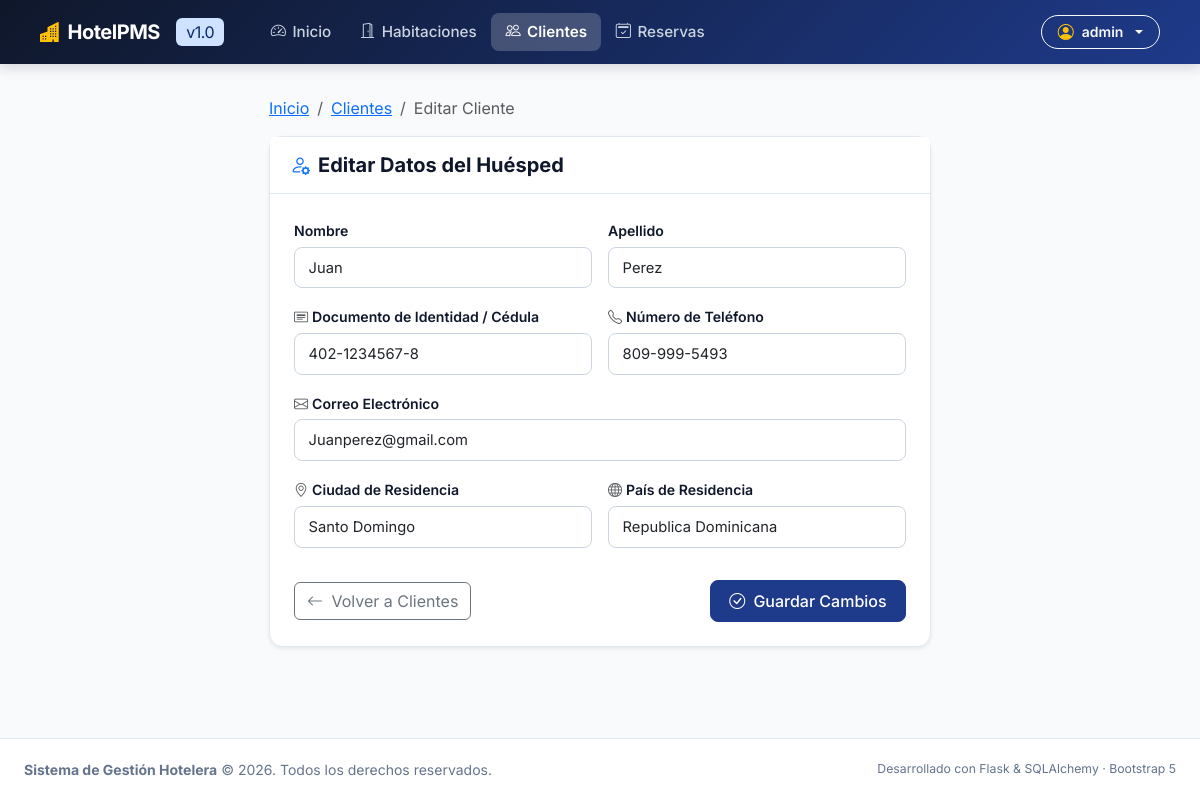
Page /clientes/editar/1 (signed in) on the committed database.
### app/models.py (models this page shows, shortened)
class Usuario(database.Model, UserMixin):
    __tablename__ = "usuarios"
    id: Mapped[int] = mapped_column(primary_key=True)
    username: Mapped[str] = mapped_column(String(50), unique=True, index=True)
    email: Mapped[str] = mapped_column(String(120), unique=True, index=True)
    password_hash: Mapped[str] = mapped_column(String(255))
    nombre_completo: Mapped[str | None] = mapped_column(String(100), default=None)
    rol: Mapped[str] = mapped_column(String(20), default="admin")
    fecha_creacion: Mapped[date] = mapped_column(default=date.today)

class Cliente(database.Model):
    __tablename__ = "clientes"
    id: Mapped[int] = mapped_column(primary_key=True)
    nombre: Mapped[str] = mapped_column(String(60))
    apellido: Mapped[str] = mapped_column(String(60))
    id_documento: Mapped[str] = mapped_column(String(30), unique=True)
    telefono: Mapped[str] = mapped_column(String(25))
    correo: Mapped[str] = mapped_column(String(120), unique=True)
    ciudad_residencia: Mapped[str | None] = mapped_column(String(80), nullable=True)
    pais_residencia: Mapped[str | None] = mapped_column(String(80), nullable=True)
    fecha_registro: Mapped[date] = mapped_column(default=date.today)

### app/routes.py (the view, shortened to what this page needs)
@aplicacion.route("/clientes/editar/<int:id>", methods=["GET", "POST"])
@login_required
def editar_cliente(id):
    cliente = Cliente.query.get_or_404(id)
    formulario = ClienteForm(obj=cliente)
    return render_template("editar_cliente.html", formulario=formulario, cliente=cliente)

### app/forms.py
class ClienteForm(FlaskForm):
    nombre = StringField("Nombre", validators=[DataRequired(message="El nombre es obligatorio.")])
    apellido = StringField("Apellido", validators=[DataRequired(message="El apellido es obligatorio.")])
    id_documento = StringField("Documento de Identidad / Cédula", validators=[DataRequired(message="El documento es obligatorio.")])
    telefono = StringField("Número de Teléfono", validators=[DataRequired(message="El teléfono es obligatorio.")])
    correo = StringField(
        "Correo Electrónico",
        validators=[
            DataRequired(message="El correo es obligatorio."),
            Email(message="Introduce un correo electrónico válido.")
        ]
    )
    ciudad_residencia = StringField("Ciudad de Residencia", validators=[Optional()])
    pais_residencia = StringField("País de Residencia", validators=[Optional()])
    enviar = SubmitField("Guardar Huésped")

### app/__init__.py (called while the page is built)
@login_manager.user_loader
def load_user(user_id: str):
    return app.models.Usuario.query.get(int(user_id))

### app/templates/editar_cliente.html (shortened to what this page needs)
{% extends "base.html" %}
{% block content %}
<div class="row justify-content-center">
    <div class="col-lg-7 col-md-9">
        <nav aria-label="breadcrumb" class="mb-3">
            <ol class="breadcrumb">
                <li class="breadcrumb-item"><a href="{{ url_for('inicio') }}">Inicio</a></li>
                <li class="breadcrumb-item"><a href="{{ url_for('clientes') }}">Clientes</a></li>
                <li class="breadcrumb-item active" aria-current="page">Editar Cliente</li>
            </ol>
        </nav>
        <div class="card card-hotel shadow-sm">
            <div class="card-header bg-white py-3">
                <h5 class="fw-bold mb-0 d-flex align-items-center gap-2">
                    <i class="bi bi-person-gear text-primary"></i>
                    <span>Editar Datos del Huésped</span>
                </h5>
            </div>
            <div class="card-body p-4">
                <form method="POST" novalidate>
                    <div class="row g-3 mb-3">
                        <div class="col-sm-6">
                            <label class="form-label" for="{{ formulario.nombre.id }}">
                                {{ formulario.nombre.label.text }}
                            </label>
                            {{ formulario.nombre(class="form-control" + (" is-invalid" if formulario.nombre.errors else "")) }}
                        </div>
                        <div class="col-sm-6">
                            <label class="form-label" for="{{ formulario.apellido.id }}">
                                {{ formulario.apellido.label.text }}
                            </label>
                            {{ formulario.apellido(class="form-control" + (" is-invalid" if formulario.apellido.errors else "")) }}
                        </div>
                    </div>
                    <div class="row g-3 mb-3">
                        <div class="col-sm-6">
                            <label class="form-label" for="{{ formulario.id_documento.id }}">
                                <i class="bi bi-card-heading text-muted me-1"></i>{{ formulario.id_documento.label.text }}
                            </label>
                            {{ formulario.id_documento(class="form-control" + (" is-invalid" if formulario.id_documento.errors else "")) }}
                        </div>
                        <div class="col-sm-6">
                            <label class="form-label" for="{{ formulario.telefono.id }}">
                                <i class="bi bi-telephone text-muted me-1"></i>{{ formulario.telefono.label.text }}
                            </label>
                            {{ formulario.telefono(class="form-control" + (" is-invalid" if formulario.telefono.errors else "")) }}
                        </div>
                    </div>
                    <div class="mb-3">
                        <label class="form-label" for="{{ formulario.correo.id }}">
                            <i class="bi bi-envelope text-muted me-1"></i>{{ formulario.correo.label.text }}
                        </label>
                        {{ formulario.correo(class="form-control" + (" is-invalid" if formulario.correo.errors else ""), type="email") }}
                    </div>
                    <div class="row g-3 mb-4">
                        <div class="col-sm-6">
                            <label class="form-label" for="{{ formulario.ciudad_residencia.id }}">
                                <i class="bi bi-geo-alt text-muted me-1"></i>{{ formulario.ciudad_residencia.label.text }}
                            </label>
                            {{ formulario.ciudad_residencia(class="form-control" + (" is-invalid" if formulario.ciudad_residencia.errors else "")) }}
                        </div>
                        <div class="col-sm-6">
                            <label class="form-label" for="{{ formulario.pais_residencia.id }}">
                                <i class="bi bi-globe text-muted me-1"></i>{{ formulario.pais_residencia.label.text }}
                            </label>
                            {{ formulario.pais_residencia(class="form-control" + (" is-invalid" if formulario.pais_residencia.errors else "")) }}
                        </div>
                    </div>
                    <div class="d-flex justify-content-between align-items-center pt-2">
                        <a href="{{ url_for('clientes') }}" class="btn btn-outline-secondary">
                            <i class="bi bi-arrow-left me-1"></i> Volver a Clientes
                        </a>
                        <button type="submit" class="btn btn-hotel-primary">
                            <i class="bi bi-check-circle me-1"></i> Guardar Cambios
                        </button>
                    </div>
                </form>
            </div>
        </div>
    </div>
</div>
{% endblock %}

### app/templates/base.html (shortened to what this page needs)
<!DOCTYPE html>
<html lang="es">
<head>
    <link href="https://cdn.jsdelivr.net/npm/bootstrap@5.3.3/dist/css/bootstrap.min.css" rel="stylesheet">
    <link rel="stylesheet" href="https://cdn.jsdelivr.net/npm/bootstrap-icons@1.11.3/font/bootstrap-icons.min.css">
    <link rel="stylesheet" href="{{ url_for('static', filename='style.css') }}">
</head>
<body>
    <nav class="navbar navbar-expand-lg navbar-dark navbar-hotel sticky-top">
        <div class="container-fluid px-lg-4">
            <a class="navbar-brand" href="{{ url_for('inicio') }}">
                <i class="bi bi-buildings-fill text-warning"></i>
                <span>HotelPMS</span>
                <span class="badge bg-primary-subtle text-primary-emphasis ms-2 fs-6 fw-normal d-none d-sm-inline">v1.0</span>
            </a>
            <div class="collapse navbar-collapse" id="navMenu">
                <ul class="navbar-nav me-auto mb-2 mb-lg-0 ms-lg-3">
                    <li class="nav-item">
                        <a class="nav-link {% if request.endpoint == 'inicio' %}active{% endif %}" href="{{ url_for('inicio') }}">
                            <i class="bi bi-speedometer2"></i> Inicio
                        </a>
                    </li>
                    <li class="nav-item">
                        <a class="nav-link {% if request.endpoint and 'habitacion' in request.endpoint %}active{% endif %}" href="{{ url_for('habitaciones') }}">
                            <i class="bi bi-door-open"></i> Habitaciones
                        </a>
                    </li>
                    <li class="nav-item">
                        <a class="nav-link {% if request.endpoint and 'cliente' in request.endpoint %}active{% endif %}" href="{{ url_for('clientes') }}">
                            <i class="bi bi-people"></i> Clientes
                        </a>
                    </li>
                    <li class="nav-item">
                        <a class="nav-link {% if request.endpoint and 'reserva' in request.endpoint %}active{% endif %}" href="{{ url_for('reservas') }}">
                            <i class="bi bi-calendar2-check"></i> Reservas
                        </a>
                    </li>
                </ul>
                <div class="d-flex align-items-center gap-2">
                    {% if current_user.is_authenticated %}
                        <div class="dropdown">
                            <button class="btn btn-sm btn-outline-light dropdown-toggle d-flex align-items-center gap-2 py-1 px-3 rounded-pill" type="button" data-bs-toggle="dropdown" aria-expanded="false">
                                <i class="bi bi-person-circle text-warning fs-6"></i>
                                <span class="fw-semibold">{{ current_user.username }}</span>
                            </button>
                        </div>
                    {% endif %}
                </div>
            </div>
        </div>
    </nav>
    <main class="container-fluid px-lg-4 my-3 flex-grow-1">
        {% block content %}{% endblock %}
    </main>
    <footer class="footer-hotel">
        <div class="container-fluid px-lg-4 d-flex flex-column flex-sm-row justify-content-between align-items-center gap-2">
            <div>
                <strong>Sistema de Gestión Hotelera</strong> &copy; 2026. Todos los derechos reservados.
            </div>
            <div class="small">
                Desarrollado con Flask & SQLAlchemy &middot; Bootstrap 5
            </div>
        </div>
    </footer>
</body>
</html>

### app/static/style.css (style rules this page uses)
:root { --hotel-primary: #1e3a8a; --hotel-primary-hover: #172554; --hotel-secondary: #0d9488; --hotel-accent: #f59e0b; --hotel-dark: #0f172a; --hotel-bg: #f8fafc; --hotel-card-bg: #ffffff; --hotel-text-main: #1e293b; --hotel-text-muted: #64748b; --hotel-border: #e2e8f0; }
body { background-color: var(--hotel-bg); color: var(--hotel-text-main); font-family: 'Inter', system-ui, -apple-system, "Segoe UI", Roboto, "Helvetica Neue", sans-serif; min-height: 100vh; display: flex; flex-direction: column; }
.navbar-hotel { background: linear-gradient(135deg, #0f172a 0%, #1e3a8a 100%); box-shadow: 0 4px 12px rgba(15, 23, 42, 0.15); padding: 0.75rem 1rem; }
.navbar-hotel .navbar-brand { font-weight: 700; font-size: 1.25rem; color: #ffffff !important; letter-spacing: -0.025em; display: flex; align-items: center; gap: 0.5rem; }
.navbar-hotel .nav-link { color: #cbd5e1 !important; font-weight: 500; font-size: 0.95rem; padding: 0.5rem 0.9rem !important; border-radius: 0.5rem; transition: all 0.2s ease-in-out; display: flex; align-items: center; gap: 0.4rem; }
.navbar-hotel .nav-link.active { color: #ffffff !important; background-color: rgba(255, 255, 255, 0.2); font-weight: 600; }
.card-hotel { background-color: var(--hotel-card-bg); border: 1px solid var(--hotel-border); border-radius: 0.85rem; box-shadow: 0 1px 3px rgba(0, 0, 0, 0.05), 0 1px 2px rgba(0, 0, 0, 0.03); transition: transform 0.2s ease, box-shadow 0.2s ease; }
.card-hotel .card-header { background-color: transparent; border-bottom: 1px solid var(--hotel-border); font-weight: 600; color: var(--hotel-dark); padding: 1rem 1.25rem; display: flex; align-items: center; justify-content: space-between; }
.btn-hotel-primary { background-color: var(--hotel-primary); border-color: var(--hotel-primary); color: #ffffff; font-weight: 500; border-radius: 0.5rem; padding: 0.5rem 1.15rem; transition: all 0.2s ease; }
.form-label { font-weight: 600; font-size: 0.88rem; color: var(--hotel-dark); margin-bottom: 0.35rem; }
.form-control, .form-select { border-radius: 0.5rem; border: 1px solid #cbd5e1; padding: 0.55rem 0.85rem; font-size: 0.92rem; transition: border-color 0.2s ease, box-shadow 0.2s ease; }
.footer-hotel { margin-top: auto; background-color: #ffffff; border-top: 1px solid var(--hotel-border); padding: 1.25rem 0; color: var(--hotel-text-muted); font-size: 0.875rem; }

### rows in the picture
Usuario: username "admin"
Cliente: nombre "Juan", apellido "Perez", id_documento "402-1234567-8", telefono "809-999-5493", correo "Juanperez@gmail.com", ciudad_residencia "Santo Domingo", pais_residencia "Republica Dominicana"
